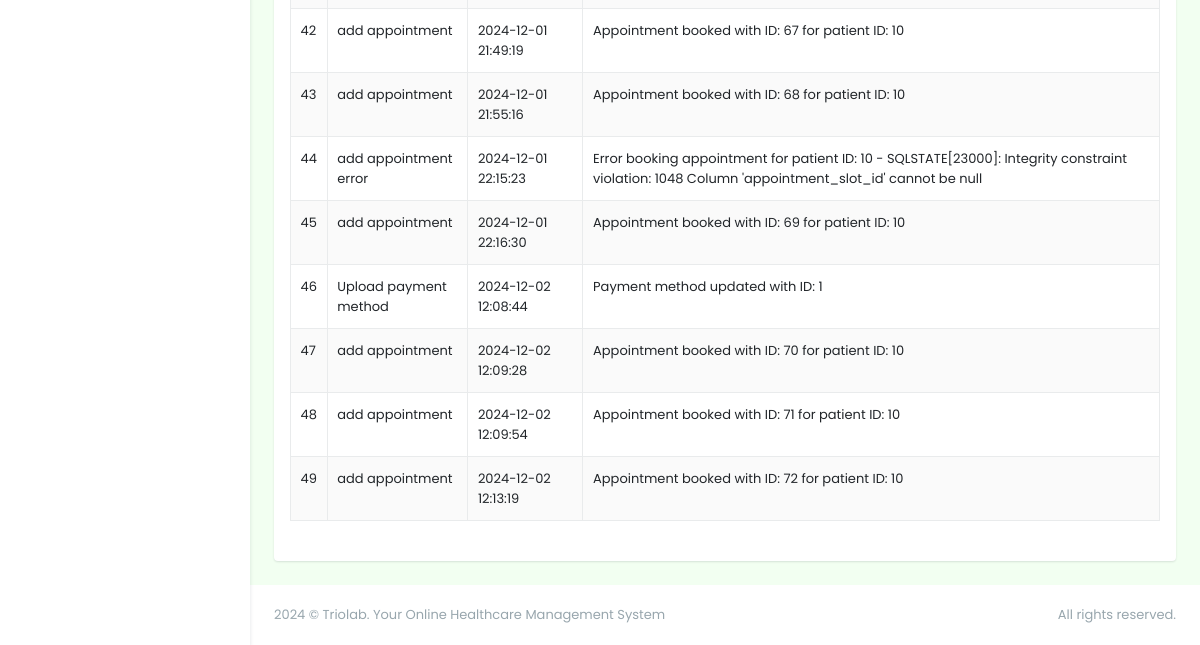
Before: /admin/logs.php (signed in, lower part) with the older database file.
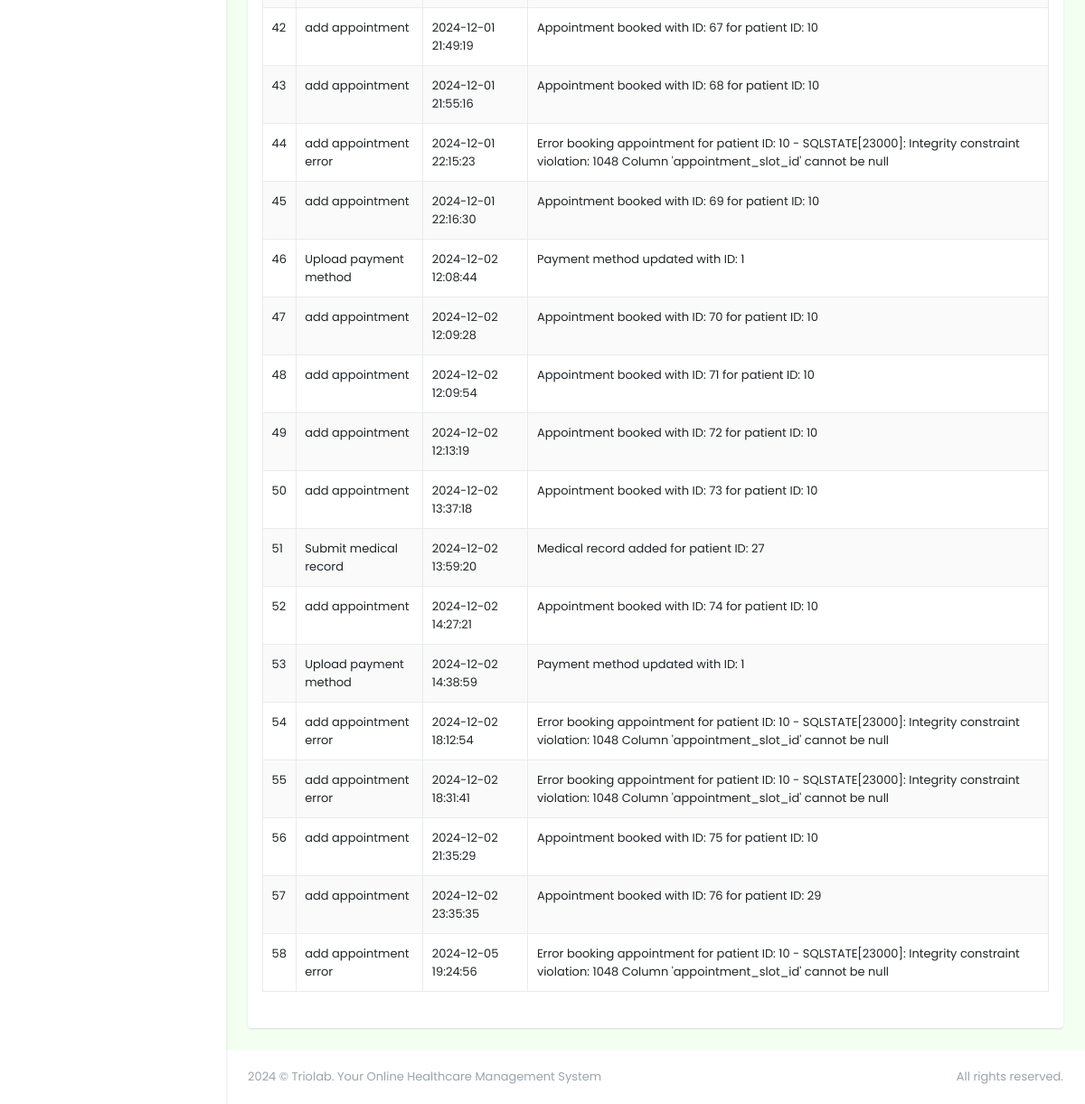
After: the same page with the newer database file.
### tables this page shows
CREATE TABLE `logs` (
  `id` int(11) NOT NULL AUTO_INCREMENT,
  `action` varchar(255) NOT NULL,
  `user` int(11) NOT NULL,
  `timestamp` timestamp NOT NULL DEFAULT current_timestamp(),
  `details` text DEFAULT NULL,
  `is_archive` tinyint(1) DEFAULT 0,
  PRIMARY KEY (`id`)
);

### admin/functions.php (the view, shortened to what this page needs)
<?php
function displayTable($pdo, $table, $columns, $displayImageColumns = [], $includeActions = true, $imagePathPrefix = '', $includeArchived = false, $actions = [])
{
    $query = $pdo->prepare("DESCRIBE $table");
    $query->execute();
    $columnsInfo = $query->fetchAll(PDO::FETCH_COLUMN);
    $orderBy = in_array('created_at', $columnsInfo) ? "ORDER BY created_at DESC" : "";
    $whereClause = "";
    if (in_array('is_archive', $columnsInfo)) {
        $whereClause = $includeArchived ? "WHERE is_archive = 1" : "WHERE is_archive = 0";
    }
    $query = $pdo->prepare("SELECT * FROM $table $whereClause $orderBy");
    $query->execute();
    echo '<table id="' . htmlspecialchars($table) . 'Table" class="table table-bordered table-striped">';
    echo '<thead><tr>';
    echo '</tr></thead><tbody>';
    if ($query->rowCount() > 0) {
        while ($row = $query->fetch(PDO::FETCH_ASSOC)) {
            echo '<tr>';
            foreach ($columns as $column) {
                if (in_array($column, $displayImageColumns)) {
                    echo '<td>
                    <a href="' . htmlspecialchars($imagePathPrefix . $row[$column]) . '"
                        data-lightbox="gallery"
                        data-lightbox="image-' . htmlspecialchars($row['id']) . '">
                        Click to view image
                        </a>
                    </td>';
                } else {
                    echo '<td>' . htmlspecialchars($row[$column]) . '</td>';
                }
            }
            echo '</tr>';
        }
    } else {
        echo '<tr><td colspan="' . (count($columns) + ($includeActions ? 1 : 0)) . '">No data available.</td></tr>';
    }
    echo '</tbody></table>';
}
?><div class="modal fade" id="testModal" tabindex="-1" aria-labelledby="testModalLabel" aria-hidden="true">

### admin/logs.php (shortened to what this page needs)
<!doctype html>
<html lang="en" data-layout="vertical" data-topbar="light" data-sidebar="light" data-sidebar-size="lg" data-sidebar-image="none" data-preloader="disable" data-theme="default" data-theme-colors="green">
<head>
    <link rel="stylesheet" href="https://cdn.jsdelivr.net/npm/flatpickr/dist/flatpickr.min.css">
    <link href="assets/css/bootstrap.min.css" rel="stylesheet" type="text/css" />
    <link href="assets/css/icons.min.css" rel="stylesheet" type="text/css" />
    <link href="assets/css/app.min.css" rel="stylesheet" type="text/css" />
    <link href="assets/css/custom.min.css" rel="stylesheet" type="text/css" />
    <link rel="stylesheet" href="assets/css/sweetalert.css">
    <link rel="stylesheet" href="https://cdn.datatables.net/2.1.8/css/dataTables.dataTables.css">
</head>
<body style="background-color: #F2FFF1">
    <div id="layout-wrapper">
        <?php require "header.php"; ?>
        <?php require "sidebar.php"; ?>
        <?php require "functions.php"; ?>
        <div class="main-content">
            <div class="page-content">
                <div class="container-fluid">
                    <div class="row">
                        <div class="col-12">
                            <div class="card">
                                <div class="card-body">
                                    <div class="row mb-2 mt-3">
                                        <div class="col-lg-12">
                                            <div class="mb-3">
                                                <?php
                                                $table = 'logs';
                                                $columns = array('id', 'action', 'timestamp', 'details');
                                                $displayImageColumns = array();
                                                displayTable($pdo, $table, $columns, $displayImageColumns, false, '', false);
                                                ?>
                                            </div>
                                        </div>
                                    </div>
                                </div>
                            </div>
                        </div>
                    </div>
                </div>
                <?php require "footer.php"; ?>
            </div>
        </div>
</body>
</html>

### admin/sidebar.php (shortened to what this page needs)
<div class="app-menu navbar-menu">
    <div id="scrollbar">
    </div>
    <div class="sidebar-background"></div>
</div>

### admin/footer.php (shortened to what this page needs)
<footer class="footer">
    <div class="container-fluid">
        <div class="row">
            <div class="col-sm-6">
                 © Triolab. Your Online Healthcare Management System
            </div>
            <div class="col-sm-6">
                <div class="text-sm-end d-none d-sm-block">
                    All rights reserved.
                </div>
            </div>
        </div>
    </div>
</footer>

Changed rows visible on the page:
added logs: id "50", action "add appointment", timestamp "2024-12-02 13:37:18", details "Appointment booked with ID: 73 for patient ID: 10"
added logs: id "51", action "Submit medical record", timestamp "2024-12-02 13:59:20", details "Medical record added for patient ID: 27"
added logs: id "52", action "add appointment", timestamp "2024-12-02 14:27:21", details "Appointment booked with ID: 74 for patient ID: 10"
added logs: id "53", action "Upload payment method", timestamp "2024-12-02 14:38:59", details "Payment method updated with ID: 1"
added logs: id "54", action "add appointment error", timestamp "2024-12-02 18:12:54", details "Error booking appointment for patient ID: 10 - SQLSTATE[23000]: Integrity constraint violation: 1048 Column 'appointment_slot_id' cannot be null"
added logs: id "55", action "add appointment error", timestamp "2024-12-02 18:31:41", details "Error booking appointment for patient ID: 10 - SQLSTATE[23000]: Integrity constraint violation: 1048 Column 'appointment_slot_id' cannot be null"
added logs: id "56", action "add appointment", timestamp "2024-12-02 21:35:29", details "Appointment booked with ID: 75 for patient ID: 10"
added logs: id "57", action "add appointment", timestamp "2024-12-02 23:35:35", details "Appointment booked with ID: 76 for patient ID: 29"
added logs: id "58", action "add appointment error", timestamp "2024-12-05 19:24:56", details "Error booking appointment for patient ID: 10 - SQLSTATE[23000]: Integrity constraint violation: 1048 Column 'appointment_slot_id' cannot be null"
